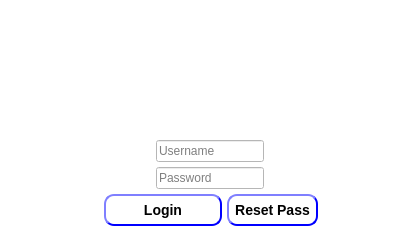
<?xml version="1.0" encoding="UTF-8"?>
<ui version="4.0">
 <class>Dialog</class>
 <widget class="QDialog" name="Dialog">
  <property name="enabled">
   <bool>true</bool>
  </property>
  <property name="geometry">
   <rect>
    <x>0</x>
    <y>0</y>
    <width>400</width>
    <height>250</height>
   </rect>
  </property>
  <property name="maximumSize">
   <size>
    <width>2000</width>
    <height>16777215</height>
   </size>
  </property>
  <property name="windowTitle">
   <string notr="true">Dialog</string>
  </property>
  <property name="toolTipDuration">
   <number>-1</number>
  </property>
  <property name="autoFillBackground">
   <bool>false</bool>
  </property>
  <property name="styleSheet">
   <string notr="true">background-color: rgb(255, 255, 255);</string>
  </property>
  <property name="modal">
   <bool>false</bool>
  </property>
  <widget class="QWidget" name="verticalWidget" native="true">
   <property name="geometry">
    <rect>
     <x>60</x>
     <y>0</y>
     <width>300</width>
     <height>250</height>
    </rect>
   </property>
   <property name="maximumSize">
    <size>
     <width>300</width>
     <height>250</height>
    </size>
   </property>
   <property name="styleSheet">
    <string notr="true">background-color: rgb(255, 255, 255);</string>
   </property>
   <layout class="QVBoxLayout">
    <property name="spacing">
     <number>5</number>
    </property>
    <property name="sizeConstraint">
     <enum>QLayout::SetMinAndMaxSize</enum>
    </property>
    <property name="leftMargin">
     <number>1</number>
    </property>
    <property name="topMargin">
     <number>15</number>
    </property>
    <item>
     <widget class="QLabel" name="label_logo">
      <property name="maximumSize">
       <size>
        <width>300</width>
        <height>120</height>
       </size>
      </property>
      <property name="text">
       <string/>
      </property>
      <property name="pixmap">
       <pixmap>hyperonelogo.png</pixmap>
      </property>
      <property name="scaledContents">
       <bool>true</bool>
      </property>
     </widget>
    </item>
    <item alignment="Qt::AlignHCenter">
     <widget class="QLineEdit" name="LE_userName">
      <property name="placeholderText">
       <string>Username</string>
      </property>
     </widget>
    </item>
    <item alignment="Qt::AlignHCenter">
     <widget class="QLineEdit" name="LE_password">
      <property name="echoMode">
       <enum>QLineEdit::Password</enum>
      </property>
      <property name="placeholderText">
       <string>Password</string>
      </property>
     </widget>
    </item>
    <item>
     <layout class="QHBoxLayout" name="horizontalLayout">
      <item>
       <spacer name="horizontalSpacer">
        <property name="orientation">
         <enum>Qt::Horizontal</enum>
        </property>
        <property name="sizeHint" stdset="0">
         <size>
          <width>40</width>
          <height>20</height>
         </size>
        </property>
       </spacer>
      </item>
      <item>
       <widget class="QPushButton" name="btn_login">
        <property name="sizePolicy">
         <sizepolicy hsizetype="Fixed" vsizetype="Fixed">
          <horstretch>0</horstretch>
          <verstretch>0</verstretch>
         </sizepolicy>
        </property>
        <property name="minimumSize">
         <size>
          <width>118</width>
          <height>0</height>
         </size>
        </property>
        <property name="maximumSize">
         <size>
          <width>100</width>
          <height>16777215</height>
         </size>
        </property>
        <property name="font">
         <font>
          <pointsize>-1</pointsize>
          <weight>75</weight>
          <italic>false</italic>
          <bold>true</bold>
         </font>
        </property>
        <property name="autoFillBackground">
         <bool>false</bool>
        </property>
        <property name="styleSheet">
         <string notr="true">QPushButton{
                                        background-color: white;
                                        border-style: outset;
                                        border-width: 2px;
                                        border-radius: 10px;
                                        border-color: blue;
                                        font: bold 14px;
                                        min-width:6em;
 padding: 6px;
                                       }
                                        QPushButton:hover {
                                        background: qradialgradient(
                                        cx: 0.3, cy: -0.4, fx: 0.3, fy: -0.4,
                                        radius: 1.35, stop: 0 #fff, stop: 1 #bbb
                                        );
                                        }
                                        QPushButton:pressed {
                                        border-style: inset;
                                        background: qradialgradient(
                                        cx: 0.4, cy: -0.1, fx: 0.4, fy: -0.1,
                                        radius: 1.35, stop: 0 #fff, stop: 1 #ddd
                                        );
                                        }
                                    </string>
        </property>
        <property name="text">
         <string>Login</string>
        </property>
       </widget>
      </item>
      <item>
       <widget class="QPushButton" name="btn_reset">
        <property name="styleSheet">
         <string notr="true">QPushButton{
                                        background-color: white;
                                        border-style: outset;
                                        border-width: 2px;
                                        border-radius: 10px;
                                        border-color: blue;
                                        font: bold 14px;
                                        min-width: 6em;
                                         padding: 6px;
                                        }
                                        QPushButton:hover {
                                        background: qradialgradient(
                                        cx: 0.3, cy: -0.4, fx: 0.3, fy: -0.4,
                                        radius: 1.35, stop: 0 #fff, stop: 1 #bbb
                                        );
                                        }
                                        QPushButton:pressed {
                                        border-style: inset;
                                        background: qradialgradient(
                                        cx: 0.4, cy: -0.1, fx: 0.4, fy: -0.1,
                                        radius: 1.35, stop: 0 #fff, stop: 1 #ddd
                                        );
                                        }
                                    </string>
        </property>
        <property name="text">
         <string>Reset Pass</string>
        </property>
       </widget>
      </item>
      <item>
       <spacer name="horizontalSpacer_2">
        <property name="orientation">
         <enum>Qt::Horizontal</enum>
        </property>
        <property name="sizeHint" stdset="0">
         <size>
          <width>40</width>
          <height>20</height>
         </size>
        </property>
       </spacer>
      </item>
     </layout>
    </item>
   </layout>
  </widget>
 </widget>
 <resources/>
 <connections/>
</ui>
